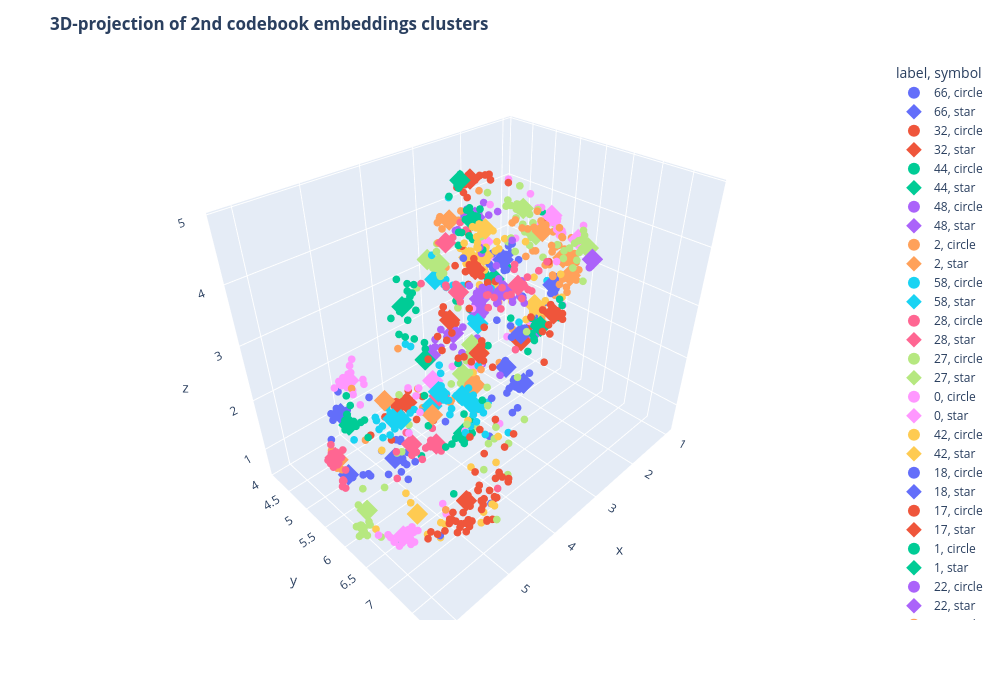

This figure's notebook cell:
### Code cell
fig = px.scatter_3d(
    df,
    x="x",
    y="y",
    z="z",
    color="label",
    size="size_col",
    symbol="symbol",
    width=1000,
    height=700,
)
fig.update_traces(
    marker=dict(opacity=1, line=dict(width=0, color="DarkSlateGrey")),
    selector=dict(mode="markers"),
)
fig.update_layout(
    title="<b>3D-projection of 2nd codebook embeddings clusters</b>",
)
fig.show()
